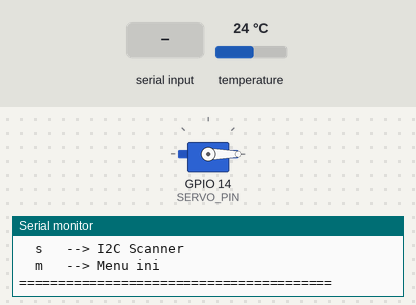
Recording of a sketch running on a simulated ESP8266 (NodeMCU). On the bench: servo, the last lines printed to the serial monitor. Inputs (shaded band) come from the test bench; at power-on: temperature 24 °C. The local clock reads 2024-03-15 10:24:30 at power-on unless the sketch sets it.

Above: at 3.1 s.
3.2 s: "f\n" received over Serial
At 4.4 s:
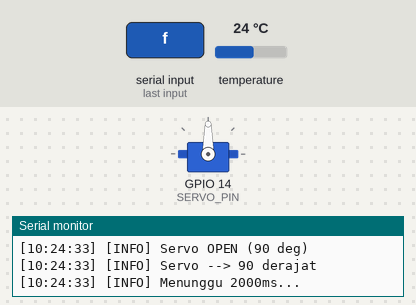
6.2 s: "o\n" received over Serial
At 6.6 s:
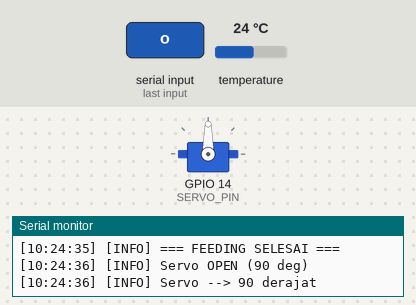
7.7 s: "c\n" received over Serial
At 8.9 s:
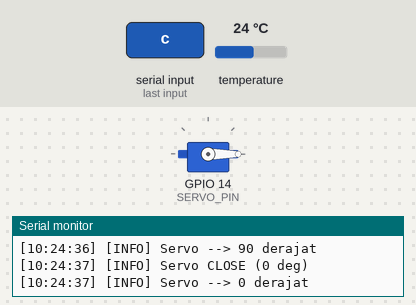
Timing chart, 0 to 10.7 s (numbered marks = the images above; inputs shaded):
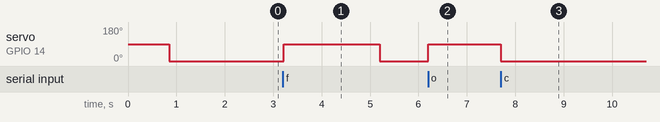

Measured:
- after the input at 3.2 s, servo on GPIO 14 (SERVO_PIN): 0° → 90° at once, → 0° 2.0 s later
- after the input at 6.2 s, servo on GPIO 14 (SERVO_PIN): 0° → 90° at once
- after the input at 7.7 s, servo on GPIO 14 (SERVO_PIN): 90° → 0° at once

The sketch:

step2_servo_test.ino
```cpp
/*
 * ============================================================
 *  SMART CAT FEEDER -- STEP 2: ESP8266 + DS3231 + SERVO
 * ============================================================
 *  Tujuan  : Uji servo motor GPIO14 + integrasi DS3231
 *  Board   : ESP8266 NodeMCU
 *  Pin     : SDA=GPIO4, SCL=GPIO5, SERVO=GPIO14
 *  Library : Wire.h, RTClib.h, Servo.h (ESP8266)
 *
 *  TEST-04 : Servo bergerak OPEN (0 -> 90 derajat)
 *  TEST-05 : Servo bergerak CLOSE (90 -> 0 derajat)
 *  TEST-06 : Feeding sequence lengkap (non-blocking via state machine)
 *
 *  Perintah Serial Monitor (9600 baud):
 *    'f'   --> Feeding sequence (open -> tunggu -> close)
 *    'o'   --> Servo OPEN (90 derajat)
 *    'c'   --> Servo CLOSE (0 derajat)
 *    'p'   --> Set posisi custom (muncul prompt)
 *    't'   --> Tampilkan waktu RTC
 *    's'   --> I2C Scanner
 *    'm'   --> Menu
 * ============================================================
 */

#include <Wire.h>
#include <RTClib.h>
#include <Servo.h>

// ----- PIN DEFINITIONS -----
#define SDA_PIN     4    // GPIO4
#define SCL_PIN     5    // GPIO5
#define SERVO_PIN   14   // GPIO14

// ----- SERVO PARAMETERS -----
// Ubah nilai-nilai ini untuk menyesuaikan mekanik dispenser
#define SERVO_CLOSE     0     // posisi tutup (derajat)
#define SERVO_OPEN      90    // posisi buka (derajat)
#define FEED_DURATION   2000  // durasi buka servo (ms)
#define SERVO_MOVE_DELAY 300  // jeda setelah servo bergerak sebelum lanjut (ms)

// ----- OBJECTS -----
RTC_DS3231 rtc;
Servo feederServo;

// ----- SERVO STATE MACHINE -----
// State feeding menggunakan millis() agar tidak blocking
enum FeedState {
  FEED_IDLE,
  FEED_OPENING,
  FEED_OPEN_WAIT,
  FEED_CLOSING,
  FEED_DONE
};

FeedState feedState     = FEED_IDLE;
unsigned long feedTimer = 0;
bool feedingInProgress  = false;

// ----- RTC STATE -----
bool rtcReady = false;

// ----- SERIAL -----
String serialBuffer = "";
bool waitingForAngle = false;

// ============================================================
//  LOGGER
// ============================================================
void logInfo(const String& msg) {
  if (rtcReady) {
    DateTime now = rtc.now();
    char buf[12];
    snprintf(buf, sizeof(buf), "[%02d:%02d:%02d]", now.hour(), now.minute(), now.second());
    Serial.print(buf);
  } else {
    Serial.print("[--:--:--]");
  }
  Serial.print(" [INFO] ");
  Serial.println(msg);
}

void logWarn(const String& msg) {
  if (rtcReady) {
    DateTime now = rtc.now();
    char buf[12];
    snprintf(buf, sizeof(buf), "[%02d:%02d:%02d]", now.hour(), now.minute(), now.second());
    Serial.print(buf);
  } else {
    Serial.print("[--:--:--]");
  }
  Serial.print(" [WARN] ");
  Serial.println(msg);
}

void logError(const String& msg) {
  if (rtcReady) {
    DateTime now = rtc.now();
    char buf[12];
    snprintf(buf, sizeof(buf), "[%02d:%02d:%02d]", now.hour(), now.minute(), now.second());
    Serial.print(buf);
  } else {
    Serial.print("[--:--:--]");
  }
  Serial.print(" [ERROR] ");
  Serial.println(msg);
}

// ============================================================
//  I2C SCANNER
// ============================================================
void scanI2C() {
  Serial.println();
  Serial.println("=== I2C SCANNER ===");
  Serial.print("SDA=GPIO"); Serial.print(SDA_PIN);
  Serial.print(" SCL=GPIO"); Serial.println(SCL_PIN);

  int found = 0;
  for (uint8_t addr = 1; addr < 127; addr++) {
    Wire.beginTransmission(addr);
    if (Wire.endTransmission() == 0) {
      Serial.print("  0x");
      if (addr < 16) Serial.print("0");
      Serial.print(addr, HEX);
      if (addr == 0x68) Serial.print("  <-- DS3231");
      if (addr == 0x57) Serial.print("  <-- AT24C32");
      Serial.println();
      found++;
    }
  }
  if (found == 0) Serial.println("  Tidak ada device ditemukan!");
  Serial.println("===================");
  Serial.println();
}

// ============================================================
//  INISIALISASI DS3231
// ============================================================
bool initRTC() {
  Wire.begin(SDA_PIN, SCL_PIN);
  logInfo("I2C init SDA=GPIO4 SCL=GPIO5");

  if (!rtc.begin()) {
    logError("DS3231 tidak terdeteksi! Ketik 's' untuk scan I2C.");
    return false;
  }

  logInfo("DS3231 OK -- Alamat 0x68");

  if (rtc.lostPower()) {
    logWarn("RTC lostPower! Set ke waktu compile.");
    rtc.adjust(DateTime(F(__DATE__), F(__TIME__)));
  }

  rtc.disable32K();
  rtc.clearAlarm(1);
  rtc.clearAlarm(2);
  rtc.disableAlarm(1);
  rtc.disableAlarm(2);

  return true;
}

// ============================================================
//  TAMPILKAN WAKTU RTC
// ============================================================
void printRTC() {
  if (!rtcReady) { logError("RTC belum siap"); return; }
  DateTime now = rtc.now();
  char buf[64];
  snprintf(buf, sizeof(buf),
    "RTC: %04d-%02d-%02d %02d:%02d:%02d | Suhu: %.1fC",
    now.year(), now.month(), now.day(),
    now.hour(), now.minute(), now.second(),
    rtc.getTemperature()
  );
  logInfo(buf);
}

// ============================================================
//  SERVO KONTROL LANGSUNG
// ============================================================
void servoMoveTo(int angle) {
  angle = constrain(angle, 0, 180);
  feederServo.write(angle);
  char buf[40];
  snprintf(buf, sizeof(buf), "Servo --> %d derajat", angle);
  logInfo(buf);
}

void servoOpen() {
  logInfo("Servo OPEN (" + String(SERVO_OPEN) + " deg)");
  servoMoveTo(SERVO_OPEN);
}

void servoClose() {
  logInfo("Servo CLOSE (" + String(SERVO_CLOSE) + " deg)");
  servoMoveTo(SERVO_CLOSE);
}

// ============================================================
//  FEEDING STATE MACHINE (non-blocking)
//
//  Alur:
//    IDLE
//     --> OPENING  : servo bergerak ke posisi OPEN
//     --> OPEN_WAIT: tunggu FEED_DURATION ms (pakan keluar)
//     --> CLOSING  : servo bergerak ke posisi CLOSE
//     --> DONE     : log selesai, kembali ke IDLE
//
//  Tidak menggunakan delay() agar loop() tetap responsif
// ============================================================
void startFeeding() {
  if (feedingInProgress) {
    logWarn("FEEDING sedang berjalan! Perintah diabaikan.");
    return;
  }

  logInfo("=== FEEDING DIMULAI ===");
  feedingInProgress = true;
  feedState = FEED_OPENING;
  feedTimer = millis();
}

void updateFeedStateMachine() {
  if (feedState == FEED_IDLE) return;

  unsigned long now = millis();

  switch (feedState) {

    case FEED_OPENING:
      servoOpen();
      feedTimer = now;
      feedState = FEED_OPEN_WAIT;
      logInfo("Menunggu " + String(FEED_DURATION) + "ms...");
      break;

    case FEED_OPEN_WAIT:
      if (now - feedTimer >= (unsigned long)FEED_DURATION) {
        feedState = FEED_CLOSING;
      }
      break;

    case FEED_CLOSING:
      servoClose();
      feedTimer = now;
      feedState = FEED_DONE;
      break;

    case FEED_DONE:
      if (now - feedTimer >= (unsigned long)SERVO_MOVE_DELAY) {
        logInfo("=== FEEDING SELESAI ===");
        feedingInProgress = false;
        feedState = FEED_IDLE;
      }
      break;

    default:
      feedState = FEED_IDLE;
      feedingInProgress = false;
      break;
  }
}

// ============================================================
//  TAMPILKAN STATUS SERVO
// ============================================================
void printServoStatus() {
  Serial.println();
  Serial.println("=== STATUS SERVO ===");
  Serial.print("  Pin         : GPIO"); Serial.println(SERVO_PIN);
  Serial.print("  CLOSE pos   : "); Serial.print(SERVO_CLOSE); Serial.println(" deg");
  Serial.print("  OPEN pos    : "); Serial.print(SERVO_OPEN); Serial.println(" deg");
  Serial.print("  Feed dur    : "); Serial.print(FEED_DURATION); Serial.println(" ms");
  Serial.print("  State       : ");
  switch (feedState) {
    case FEED_IDLE:      Serial.println("IDLE"); break;
    case FEED_OPENING:   Serial.println("OPENING"); break;
    case FEED_OPEN_WAIT: Serial.println("OPEN_WAIT"); break;
    case FEED_CLOSING:   Serial.println("CLOSING"); break;
    case FEED_DONE:      Serial.println("DONE"); break;
  }
  Serial.print("  In progress : "); Serial.println(feedingInProgress ? "YA" : "TIDAK");
  Serial.println("====================");
  Serial.println();
}

// ============================================================
//  MENU
// ============================================================
void printMenu() {
  Serial.println();
  Serial.println("========================================");
  Serial.println("  SMART CAT FEEDER -- STEP 2 MENU");
  Serial.println("========================================");
  Serial.println("  f   --> Feeding sequence lengkap");
  Serial.println("  o   --> Servo OPEN saja");
  Serial.println("  c   --> Servo CLOSE saja");
  Serial.println("  p   --> Servo ke posisi custom (0-180)");
  Serial.println("  v   --> Status servo");
  Serial.println("  t   --> Waktu RTC");
  Serial.println("  s   --> I2C Scanner");
  Serial.println("  m   --> Menu ini");
  Serial.println("========================================");
  Serial.println();
}

// ============================================================
//  HANDLE SERIAL INPUT
// ============================================================
void handleSerial() {
  while (Serial.available()) {
    char c = (char)Serial.read();

    if (c == '\n' || c == '\r') {
      serialBuffer.trim();

      if (serialBuffer.length() == 0) {
        serialBuffer = "";
        return;
      }

      // Mode input sudut custom
      if (waitingForAngle) {
        int angle = serialBuffer.toInt();
        if (angle >= 0 && angle <= 180) {
          servoMoveTo(angle);
        } else {
          logError("Sudut harus 0-180. Input: " + serialBuffer);
        }
        waitingForAngle = false;
        serialBuffer = "";
        return;
      }

      // Perintah utama
      if (serialBuffer == "f") {
        startFeeding();
      }
      else if (serialBuffer == "o") {
        if (feedingInProgress) {
          logWarn("Feeding sedang berjalan, perintah diabaikan");
        } else {
          servoOpen();
        }
      }
      else if (serialBuffer == "c") {
        if (feedingInProgress) {
          logWarn("Feeding sedang berjalan, perintah diabaikan");
        } else {
          servoClose();
        }
      }
      else if (serialBuffer == "p") {
        Serial.println("Masukkan sudut (0-180) lalu Enter:");
        waitingForAngle = true;
      }
      else if (serialBuffer == "v") {
        printServoStatus();
      }
      else if (serialBuffer == "t") {
        printRTC();
      }
      else if (serialBuffer == "s") {
        scanI2C();
      }
      else if (serialBuffer == "m") {
        printMenu();
      }
      else {
        logError("Perintah tidak dikenal: " + serialBuffer);
        printMenu();
      }

      serialBuffer = "";
    } else {
      if (c != '\r') serialBuffer += c;
    }
  }
}

// ============================================================
//  SETUP
// ============================================================
void setup() {
  Serial.begin(9600);
  delay(500);

  Serial.println();
  Serial.println("========================================");
  Serial.println("  SMART CAT FEEDER");
  Serial.println("  STEP 2: ESP8266 + DS3231 + SERVO");
  Serial.println("  Build: " __DATE__ " " __TIME__);
  Serial.println("========================================");

  // Inisialisasi RTC
  rtcReady = initRTC();
  if (!rtcReady) {
    logWarn("RTC gagal -- lanjut tanpa RTC (servo tetap bisa diuji)");
  } else {
    printRTC();
  }

  // Inisialisasi Servo
  feederServo.attach(SERVO_PIN, 500, 2500); // 500-2500µs agar 0-180° akurat
  logInfo("Servo attached di GPIO" + String(SERVO_PIN));

  // Pastikan servo mulai di posisi CLOSE
  servoClose();
  delay(500);
  logInfo("Servo siap di posisi CLOSE (" + String(SERVO_CLOSE) + " deg)");

  printServoStatus();
  printMenu();
}

// ============================================================
//  LOOP
// ============================================================
void loop() {
  // Update state machine feeding (non-blocking)
  updateFeedStateMachine();

  // Proses input Serial
  handleSerial();

  // Beri sedikit jeda agar ESP8266 tidak watchdog reset
  yield();
}

/*
 * ============================================================
 *  LIBRARY YANG DIBUTUHKAN
 * ============================================================
 *  1. RTClib by Adafruit        --> Manage Libraries
 *  2. Servo.h --> sudah built-in di ESP8266 Arduino core
 *
 *  CATATAN: Gunakan "Servo.h" dari ESP8266 core, BUKAN
 *  "ESP8266Servo" yang terpisah. Jika ragu, cek:
 *  Tools --> Manage Libraries --> cari "ESP8266Servo"
 *  dan install jika Servo.h tidak dikenali.
 * ============================================================
 *
 *  WIRING DIAGRAM
 * ============================================================
 *  DS3231 Pin    ESP8266 NodeMCU
 *  ----------    ---------------
 *  VCC      -->  3.3V
 *  GND      -->  GND
 *  SDA      -->  GPIO4
 *  SCL      -->  GPIO5
 *
 *  Servo Pin     ESP8266 NodeMCU
 *  ---------     ---------------
 *  Signal   -->  GPIO14
 *  VCC      -->  5V (dari VIN/USB, BUKAN 3.3V)
 *  GND      -->  GND (sama dengan ESP8266)
 *
 *  PENTING SERVO:
 *  - Servo membutuhkan 5V, ambil dari pin VIN NodeMCU
 *    (ketika NodeMCU powered via USB)
 *  - Signal servo dari GPIO14 aman di 3.3V untuk kebanyakan servo
 *  - Jangan ambil power servo dari pin 3.3V,
 *    bisa menyebabkan NodeMCU reset saat servo bergerak
 *  - Jika servo bergetar/tidak mau diam, coba kapasitor
 *    100uF antara VCC dan GND servo
 * ============================================================
 *
 *  KALIBRASI SERVO
 * ============================================================
 *  Setiap servo berbeda. Gunakan perintah 'p' untuk
 *  mencari sudut yang tepat untuk posisi BUKA dan TUTUP
 *  dispenser pakan kucing kamu.
 *
 *  Setelah menemukan nilai yang tepat, ubah di kode:
 *    #define SERVO_CLOSE   <nilai_tutup>
 *    #define SERVO_OPEN    <nilai_buka>
 *    #define FEED_DURATION <durasi_ms>
 *
 *  CHECKLIST TEST STEP 2
 * ============================================================
 *  [TEST-04] Ketik 'o' --> Servo bergerak ke OPEN (90 deg)
 *  [TEST-05] Ketik 'c' --> Servo bergerak ke CLOSE (0 deg)
 *  [TEST-06] Ketik 'f' --> Feeding sequence berjalan:
 *            - Servo OPEN
 *            - Tunggu 2 detik
 *            - Servo CLOSE
 *            - Tampilkan "FEEDING SELESAI"
 *  [TEST-X]  Ketik 'f' dua kali cepat --> feeding kedua
 *            harus ditolak dengan pesan WARNING
 *
 *  Setelah semua TEST PASS --> Lanjut STEP 3: Jadwal + LittleFS
 * ============================================================
 */
```
